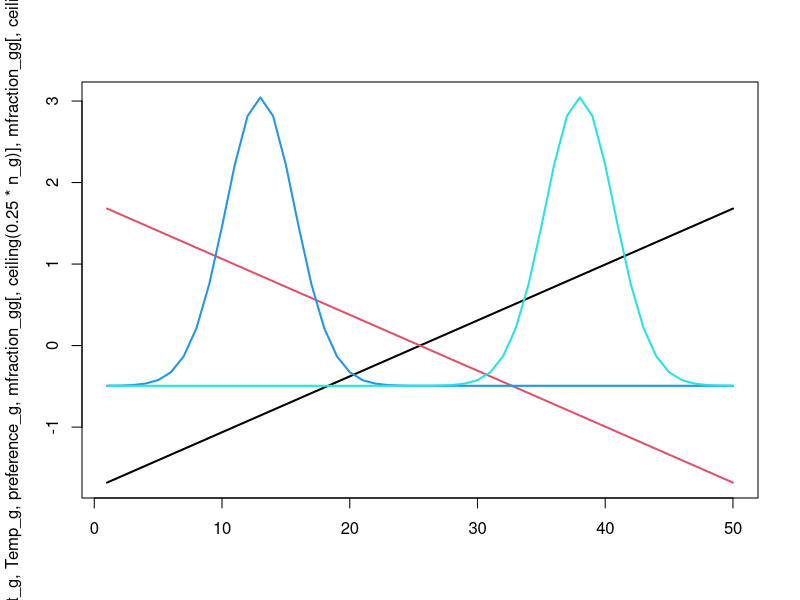
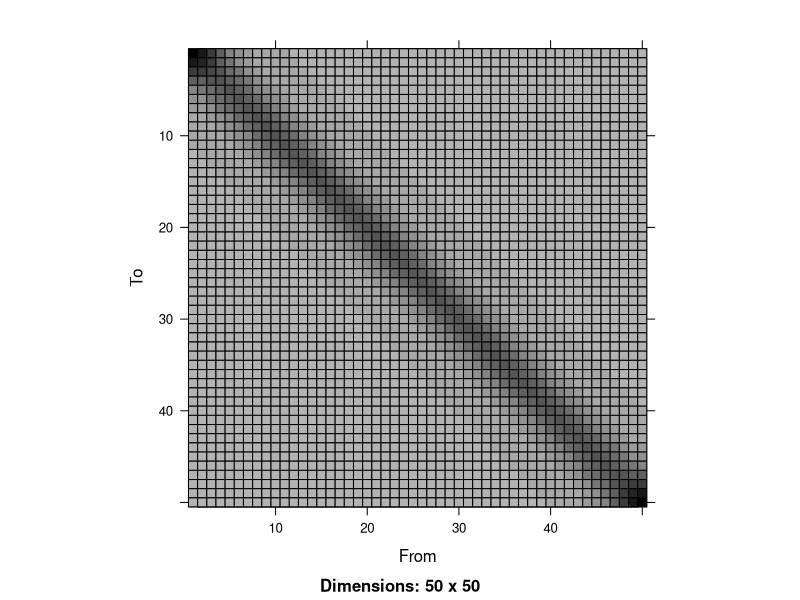
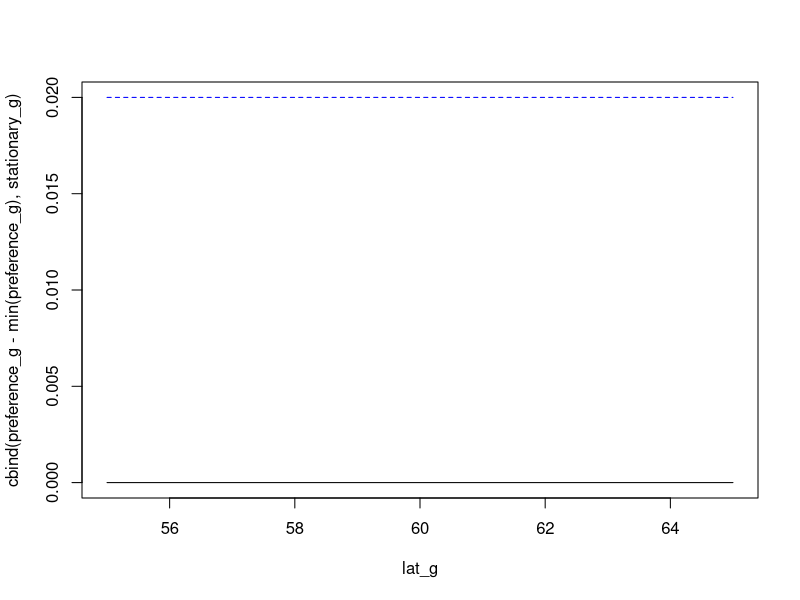

These charts were generated, in order, by the following R code:

#library(Matrix)
n_g = 50

# Domain characteristics
lat_g = seq(55, 65, length=n_g)
Temp_g = seq(15, 5, length=n_g)

# Parameters
# if testing diffusion via comparison with variance of displacement
  diffusion_coefficient = 2 ^ 2
  preference_g = -0 * (Temp_g - 10)^2
# if testing dynamics for taxis
  #diffusion_coefficient = 1 ^ 2
  #preference_g = -0.1 * (Temp_g - 10)^2

# Movement operator
A_gg = ifelse( round(abs(outer(lat_g,lat_g,"-")),2) == round(mean(diff(lat_g)),2), 1, 0 )
# Diffusion
diffusion_gg = A_gg * diffusion_coefficient   
diag(diffusion_gg) = -1 * colSums(diffusion_gg)
# Taxis
taxis_gg = A_gg * outer(preference_g, preference_g, "-")
diag(taxis_gg) = -1 * colSums(taxis_gg)
# Total
mrate_gg = diffusion_gg + taxis_gg
if( any(mrate_gg-diag(diag(mrate_gg))<0) ) stop("`mrate_gg` must be a Metzler matrix. Consider changing parameterization")
# Annualized
mfraction_gg = Matrix::expm(mrate_gg)

# plot
matplot( scale(cbind(lat_g,Temp_g,preference_g,mfraction_gg[,ceiling(0.25*n_g)],mfraction_gg[,ceiling(0.75*n_g)])), type="l", lty="solid", lwd=2 )

#
Matrix::image(mfraction_gg, xlab="From", ylab="To")

# Stationary distribution
stationary_g = eigen(mfraction_gg)$vectors[,1]
stationary_g = stationary_g / sum(stationary_g)

#
matplot( x=lat_g, y=cbind(preference_g-min(preference_g),stationary_g), type="l", col=c("black","blue") )

# n(t+1) = Mrate_gg * n(t)

# Diffusion should equal variance of displacement
  # Using central cell to minimize boundary issues
# sum( mfraction_gg[,6] * 1:n_g )
mean1 = weighted.mean(1:n_g, w=mfraction_gg[,ceiling(n_g/2)])
# sum( mfraction_gg[,6] * (1:n_g-mean1)^2 )
(var1 = weighted.mean( (1:n_g-mean1)^2, w=mfraction_gg[,ceiling(n_g/2)]) )
diffusion_coefficient * 2  # 2*D because variance of displacement is 2*D in one-dimension

